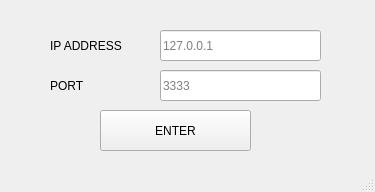
<?xml version="1.0" encoding="UTF-8"?>
<ui version="4.0">
 <class>LoginWindow</class>
 <widget class="QMainWindow" name="LoginWindow">
  <property name="geometry">
   <rect>
    <x>0</x>
    <y>0</y>
    <width>375</width>
    <height>192</height>
   </rect>
  </property>
  <property name="windowTitle">
   <string>MainWindow</string>
  </property>
  <widget class="QWidget" name="centralwidget">
   <widget class="QLineEdit" name="lineEdit_ipaddr">
    <property name="geometry">
     <rect>
      <x>160</x>
      <y>30</y>
      <width>161</width>
      <height>31</height>
     </rect>
    </property>
    <property name="placeholderText">
     <string>127.0.0.1</string>
    </property>
   </widget>
   <widget class="QLineEdit" name="lineEdit_port">
    <property name="geometry">
     <rect>
      <x>160</x>
      <y>70</y>
      <width>161</width>
      <height>31</height>
     </rect>
    </property>
    <property name="placeholderText">
     <string>3333</string>
    </property>
   </widget>
   <widget class="QLabel" name="label">
    <property name="geometry">
     <rect>
      <x>50</x>
      <y>30</y>
      <width>81</width>
      <height>31</height>
     </rect>
    </property>
    <property name="text">
     <string>IP ADDRESS</string>
    </property>
   </widget>
   <widget class="QLabel" name="label_2">
    <property name="geometry">
     <rect>
      <x>50</x>
      <y>70</y>
      <width>81</width>
      <height>31</height>
     </rect>
    </property>
    <property name="text">
     <string>PORT</string>
    </property>
   </widget>
   <widget class="QPushButton" name="pbtn_enter">
    <property name="geometry">
     <rect>
      <x>100</x>
      <y>110</y>
      <width>151</width>
      <height>41</height>
     </rect>
    </property>
    <property name="text">
     <string>ENTER</string>
    </property>
   </widget>
  </widget>
  <widget class="QStatusBar" name="statusbar"/>
 </widget>
 <resources/>
 <connections/>
</ui>
